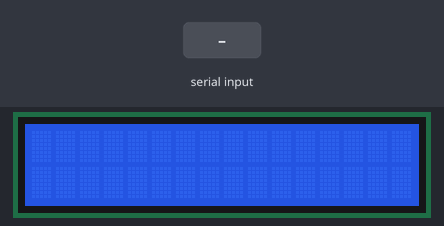
Bench run of a sketch on a simulated Arduino Uno, built with avr-gcc and run on an emulated ATmega328P. On the bench: 16×2 character LCD. Inputs (shaded band) come from the test bench.

Above: at 1.2 s.
1.3 s: "1" received over Serial
At 2.6 s:
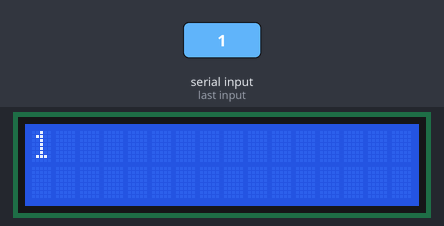
3.5 s: "0" received over Serial
At 6.2 s:
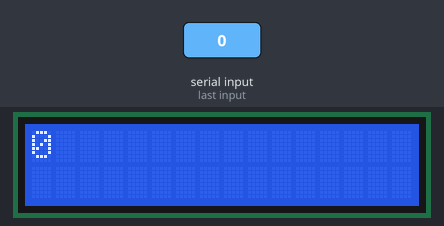
6.5 s: "2" received over Serial
At 8.6 s:
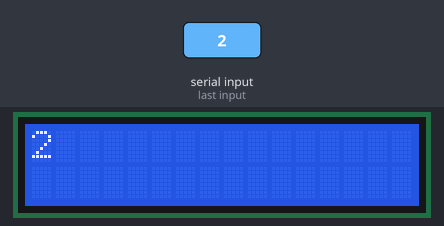
Timing chart, 0 to 10.1 s (numbered marks = the images above; inputs shaded):
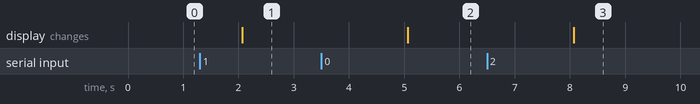

The sketch:

display1.ino
```cpp
#include<LiquidCrystal.h>
LiquidCrystal pantalla(2, 3, 4, 5, 6, 7);

void setup() {
  Serial.begin(9600);
  pantalla.begin(16, 2);

}

void loop() {
  if (Serial.available())
  {
    pantalla.write(Serial.read());
    delay(1000);
  }
  else
  {
    delay (2000);
    pantalla.clear();
  }

}
```

Measured:
- after the input at 1.3 s, the display: changes after 0.76 s (image 1)
- after the input at 3.5 s, the display: first differs from a run without the input after 1.6 s (image 2)
- after the input at 6.5 s, the display: first differs from a run without the input after 1.6 s (image 3)
